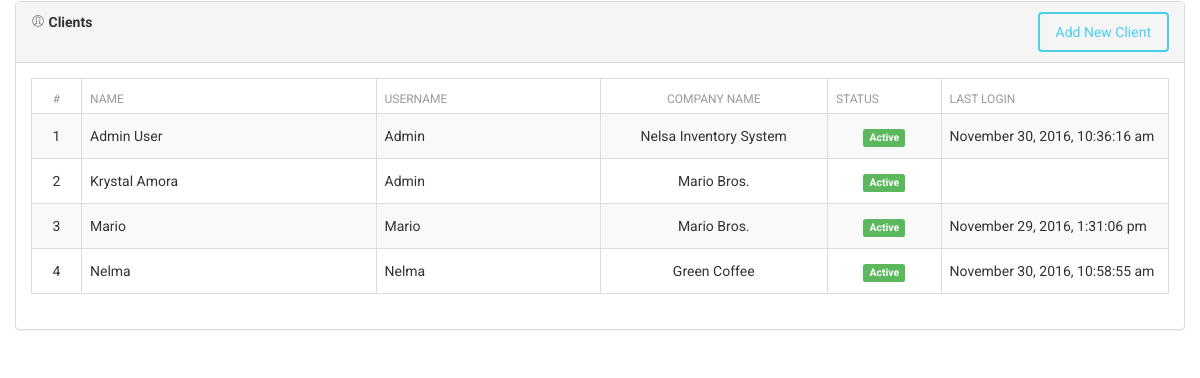
The app's page /clients.php, older data.
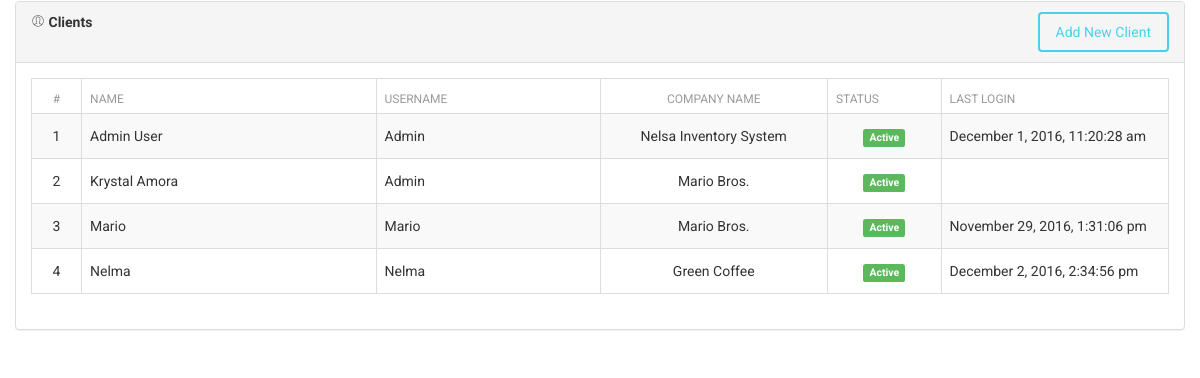
The same page, newer data.
### tables this page shows
CREATE TABLE `users` (
  `id` int(11) UNSIGNED NOT NULL,
  `admin_id` int(11) NOT NULL,
  `name` varchar(60) NOT NULL,
  `username` varchar(50) NOT NULL,
  `password` varchar(255) NOT NULL,
  `user_level` int(11) NOT NULL,
  `image` varchar(255) DEFAULT 'no_image.jpg',
  `company_name` text NOT NULL,
  `status` int(1) NOT NULL,
  `phone` text NOT NULL,
  `last_login` datetime DEFAULT NULL
);

### includes/sql.php (called while the page is built, shortened)
<?php
  require_once('includes/load.php');
function find_by_sql($sql)
{
  global $db;
  $result = $db->query($sql);
  $result_set = $db->while_loop($result);
 return $result_set;
}
  function find_all_client(){
      $sql = "SELECT u.id,u.name,u.username,u.user_level,u.status,u.last_login,u.admin_id,u.company_name,";
      $sql .="g.group_name,g.admin_id ";
      $sql .="FROM users u ";
      $sql .="LEFT JOIN user_groups g ";
      $sql .="ON g.admin_id=u.admin_id WHERE u.user_level = 1 GROUP BY u.name  ORDER BY u.name ASC ";
      $result = find_by_sql($sql);
      return $result;
  }
?>

### includes/database.php (called while the page is built, shortened)
<?php
class MySqli_DB {
    private $con;
    public $query_id;
public function db_connect()
{
  $this->con = mysqli_connect(DB_HOST,DB_USER,DB_PASS);
  if(!$this->con)
         {
           die(" Database connection failed:". mysqli_connect_error());
         } else {
           $select_db = $this->con->select_db(DB_NAME);
         }
}
public function query($sql)
   {
      if (trim($sql != "")) {
          $this->query_id = $this->con->query($sql);
      }
       return $this->query_id;
   }
public function fetch_array($statement)
{
  return mysqli_fetch_array($statement);
}
public function while_loop($loop){
   $results = array();
   while ($result = $this->fetch_array($loop)) {
      $results[] = $result;
   }
 return $results;
}
}
$db = new MySqli_DB();
?>

### includes/functions.php (called while the page is built, shortened)
<?php
function remove_junk($str){
  $str = nl2br($str);
  $str = htmlspecialchars(strip_tags($str, ENT_QUOTES));
  return $str;
}
function read_date($str){
     if($str)
      return date('F j, Y, g:i:s a', strtotime($str));
     else
      return null;
  }
function count_id(){
  static $count = 1;
  return $count++;
}
?>

### clients.php (the view, shortened to what this page needs)
<?php
 $all_users = find_all_client();
?>
<?php include_once('layouts/header.php'); ?>
<div class="row">
  <div class="col-md-12">
    <div class="panel panel-default">
      <div class="panel-heading clearfix">
        <strong>
         <i class="pe-7s-user"></i>
          <span>Clients</span>
       </strong>
         <a href="add_client.php" class="btn btn-info pull-right">Add New Client</a>
      </div>
     <div class="panel-body">
      <table class="table table-bordered table-striped">
        <thead>
          <tr>
            <th class="text-center" style="width: 50px;">#</th>
            <th>Name </th>
            <th>Username</th>
            <th class="text-center" style="width: 20%;">Company Name</th>
            <th style="width: 10%;">Status</th>
            <th style="width: 20%;">Last Login</th>
          </tr>
        </thead>
        <tbody>
        <?php foreach($all_users as $a_user): ?>
          <tr>
           <td class="text-center"><?php echo count_id();?></td>
           <td><?php echo remove_junk(ucwords($a_user['name']))?></td>
           <td><?php echo remove_junk(ucwords($a_user['username']))?></td>
           <td class="text-center"><?php echo remove_junk(ucwords($a_user['company_name']))?></td>
           <td class="text-center">
           <?php if($a_user['status'] === '1'): ?>
            <span class="label label-success"><?php echo "Active"; ?></span>
          <?php else: ?>
            <span class="label label-danger"><?php echo "Deactive"; ?></span>
          <?php endif;?>
           </td>
           <td><?php echo read_date($a_user['last_login'])?></td>
          </tr>
        <?php endforeach;?>
       </tbody>
     </table>
     </div>
    </div>
  </div>
</div>
  <?php include_once('layouts/footer.php'); ?>

### layouts/header.php (shortened to what this page needs)
<!DOCTYPE html>
  <html lang="en">
    <head>
    <link rel="stylesheet" href="//cdnjs.cloudflare.com/ajax/libs/bootstrap-datepicker/1.3.0/css/datepicker3.min.css" />
    <link href="libs/assets/css/bootstrap.min.css" rel="stylesheet" />
    <link href="libs/assets/css/animate.min.css" rel="stylesheet"/>
    <link href="libs/assets/css/light-bootstrap-dashboard.css" rel="stylesheet"/>
    <link href="libs/assets/css/demo.css" rel="stylesheet" />
    <link href="http://maxcdn.bootstrapcdn.com/font-awesome/4.2.0/css/font-awesome.min.css" rel="stylesheet">
    <link href="libs/assets/css/pe-icon-7-stroke.css" rel="stylesheet" />
  </head>
  <body>
        <div class="content">
            <div class="container-fluid">

### layouts/footer.php (shortened to what this page needs)
     </div>
    </div>
  </body>
</html>

Row changes from the older to the newer data that the page shows:
changed users "Admin User": last_login "November 30, 2016, 10:36:16 am" → "December 1, 2016, 11:20:28 am"
changed users "Nelma": last_login "November 30, 2016, 10:58:55 am" → "December 2, 2016, 2:34:56 pm"
